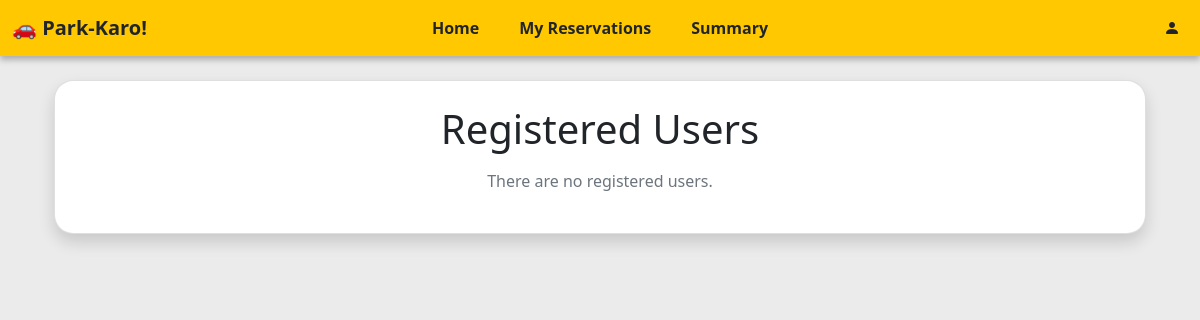
The page /admin/dashboard/users on the database as committed earlier.
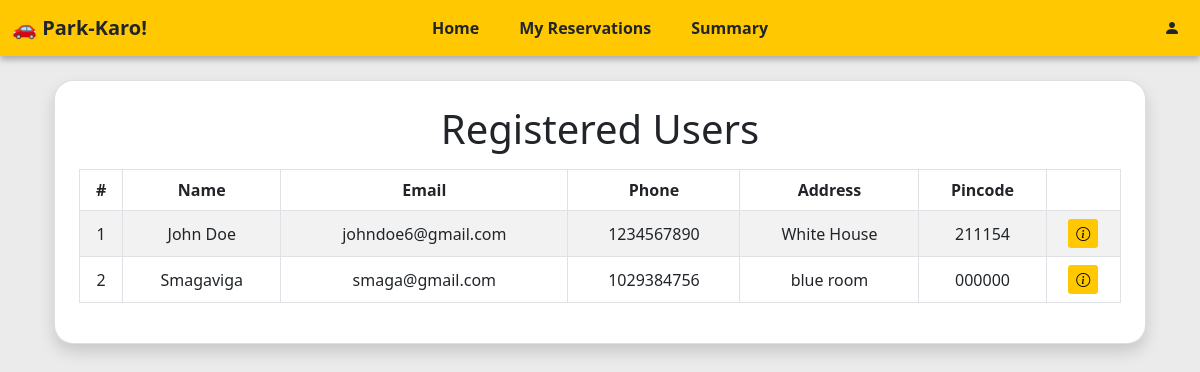
The same page on the database as committed later.
### models/user.py (models this page shows, shortened)
class User(db.Model):
    __tablename__ = 'user'
    id = db.Column(db.Integer, primary_key=True)
    email = db.Column(db.String(120), unique=True, nullable=False)
    password = db.Column(db.String(200), nullable=False)
    name = db.Column(db.String(50), nullable=False)
    phone = db.Column(db.String(15), nullable=True)
    address = db.Column(db.String(200), nullable=True)
    pincode = db.Column(db.String(10), nullable=True)
    is_admin = db.Column(db.Boolean, default=False)
    reservations = db.relationship('Reserve', backref='user', lazy=True)

### controllers/auth.py (the view)
@api.route("/admin/dashboard/users")
def admin_users():
    users = User.query.all()
    return render_template("admin/users.html", users=users)

### app.py (called while the page is built)
def create_app():
    app = Flask(__name__)
    app.config['SQLALCHEMY_DATABASE_URI'] = 'sqlite:///parking.db'
    app.config['SQLALCHEMY_TRACK_MODIFICATIONS'] = False
    app.secret_key = "shh-its-a-secret"
    db.init_app(app)
    from models import lot, spot, reserve, user
    with app.app_context():
        db.create_all()
        if not User.query.filter_by(id=0).first():
            db.session.add(User(
                id=0,
                name='admin',
                email='admin@email.com',
                password=generate_password_hash('admin'),
                is_admin=True,
            ))
            db.session.commit()
    app.register_blueprint(auth_api)
    @app.route("/")
    def home():
        return render_template("home.html")
    @app.context_processor
    def inject_request():
        return dict(request=request)
    return app

### templates/admin/users.html (shortened to what this page needs)
  {% extends "dash_layout.html" %}
{% block content %}
<div class="container mt-4">
<div class="card shadow rounded p-4">
  <h1 class="mb-3 fw-normal text-center">Registered Users</h1>
{% if users|length > 1 %}
  <div class="table-responsive">
  <table class="table table-striped table-bordered table-hover align-middle ">
    <thead class="thead-light text-center">
      <tr>
        <th>#</th>
        <th>Name</th>
        <th>Email</th>
        <th>Phone</th>
        <th>Address</th>
        <th>Pincode</th>
        <th></th>
      </tr>
    </thead>
    <tbody>
      {% for user in users %}
          {% if user.id != 0 %}
          <tr class="text-center">
            <td>{{ user.id }}</td>
            <td>{{ user.name }}</td>
            <td>{{ user.email }}</td>
            <td>{{ user.phone }}</td>
            <td>{{ user.address }}</td>
            <td>{{ user.pincode }}</td>
            <td class="text-center">
              <a href="{{ url_for('auth.user_parking_history', user_id=user.id) }}" class="btn btn-sm btn-warning">
                <i class="bi bi-info-circle"></i>
              </a>
            </td>
          </tr>
          {% endif %}
      {% endfor %}
    </tbody>
  </table>
</div>
{% else %}
  <p class="text-center text-muted">There are no registered users.</p>
{% endif %}
</div>
</div>
{% endblock %}

### templates/dash_layout.html (shortened to what this page needs)
<!DOCTYPE html>
<html lang="en">
<head>
    <link href="https://cdn.jsdelivr.net/npm/bootstrap@5.0.2/dist/css/bootstrap.min.css" rel="stylesheet">
    <link href="https://cdn.jsdelivr.net/npm/bootstrap-icons@1.10.5/font/bootstrap-icons.css" rel="stylesheet">
</head>
<body>
{% set is_admin = session.get('is_admin') %}
{% set current_path = request.path %}
<nav class="navbar navbar-expand-lg" style="background-color: #ffc800; box-shadow: 0 4px 6px rgba(0, 0, 0, 0.264); position: relative;">
  <div class="container-fluid">
    {% if is_admin %}
    <a class="navbar-brand text-dark fw-bold" href="/admin/dashboard">🚗 Park-Karo!</a>
    <p class="text-danger lead ms-2 mb-0">Admin</p>
    {% else %}
    <a class="navbar-brand text-dark fw-bold" href="/user/dashboard">🚗 Park-Karo!</a>
    {% endif %}
    <div class="navbar-center position-absolute top-50 start-50 translate-middle">
      <ul class="navbar-nav d-flex flex-row gap-4">
      <li class="nav-item">
        <a class="nav-link fw-bold text-dark
          "
          href="{{ '/admin/dashboard' if is_admin else '/user/dashboard' }}">
          Home
        </a>
      </li>
      {% if not is_admin %}
        <li class="nav-item">
          <a class="nav-link fw-bold text-dark {% if current_path == '/user/reservations' %}active bg-secondary rounded{% endif %}" href="/user/reservations">My Reservations</a>
        </li>
      {% endif %}
      <li class="nav-item">
        <a class="nav-link fw-bold text-dark
          "
          href="{{ '/admin/dashboard/summary' if is_admin else '/user/dashboard/summary' }}">
          Summary
        </a>
      </li>
      </ul>
    </div>
    <ul class="navbar-nav ms-auto ">
      <li class="nav-item dropdown">
        <a class="nav-link text-dark" href="#" id="profileDropdown" role="button" data-bs-toggle="dropdown" aria-expanded="false">
          <i class="bi bi-person-fill"></i>
        </a>
      </li>
    </ul>
  </div>
</nav>
<div class="container mt-4">
    {% block content %}
    {% endblock %}
</div>
</body>
</html>

### templates/admin/users.html (style rules this page uses)
body { background-color: #ebebeb; }
.card { border-radius: 1.2rem !important; }
.card.shadow { box-shadow: 0 4px 12px rgba(0, 0, 0, 0.1); }
.btn-warning { background-color: #ffc800; border: none; }

Rows that differ between the two databases and show on the page:
added User: id "1", name "John Doe", email "johndoe6@gmail.com", phone "1234567890", address "White House", pincode "211154"
added User: id "2", name "Smagaviga", email "smaga@gmail.com", phone "1029384756", address "blue room", pincode "000000"
Other text that changed with them:
text no longer shown: "There are no registered users."
text now shown: "# Name Email Phone Address Pincode"
